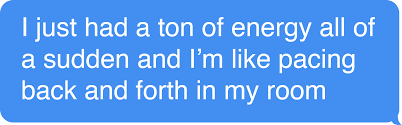
#> input picture OCR Images/OCR Image 1.png, 402 x 125 px, found by its file name; its folder holds 5 pictures in this run
$ jupyter execute --allow-errors Ateva.ipynb
#> lines starting #> are read from the running program, lines starting #| are printed output that depends on the picture; after the words box and inside, x2 and y2 are one past the last pixel; in counts of white or black regions, pixels touching at a corner belong together
[cell 1]
from __future__ import division
from random import *
import re
import cv2
import numpy as np
import os
import glob
import pytesseract
from PIL import Image
import matplotlib.image as mpimg
from pytesseract import Output
from matplotlib import pyplot as plt

[cell 2]
IMG_DIR = 'OCR Image/'
pytesseract.pytesseract.tesseract_cmd = 'C:/Program Files/Tesseract-OCR/tesseract'
TESSDATA_PREFIX = 'C:/Program Files/Tesseract-OCR'

[cell 3]
# get grayscale image
def get_grayscale(image):
    return cv2.cvtColor(image, cv2.COLOR_BGR2GRAY)

# noise removal
def remove_noise(image):
    return cv2.medianBlur(image,5)

#thresholding
def thresholding(image):
    return cv2.threshold(image, 0, 255, cv2.THRESH_BINARY + cv2.THRESH_OTSU)[1]

#dilation
def dilate(image):
    kernel = np.ones((5,5),np.uint8)
    return cv2.dilate(image, kernel, iterations = 1)

#erosion
def erode(image):
    kernel = np.ones((5,5),np.uint8)
    return cv2.erode(image, kernel, iterations = 1)

#opening - erosion followed by dilation
def opening(image):
    kernel = np.ones((5,5),np.uint8)
    return cv2.morphologyEx(image, cv2.MORPH_OPEN, kernel)

#canny edge detection
def canny(image):
    return cv2.Canny(image, 100, 200)

#skew correction
def deskew(image):
    coords = np.column_stack(np.where(image > 0))
    angle = cv2.minAreaRect(coords)[-1]
    if angle < -45:
        angle = -(90 + angle)
    else:
        angle = -angle
    (h, w) = image.shape[:2]
    center = (w // 2, h // 2)
    M = cv2.getRotationMatrix2D(center, angle, 1.0)
    rotated = cv2.warpAffine(image, M, (w, h), flags=cv2.INTER_CUBIC, borderMode=cv2.BORDER_REPLICATE)
    return rotated

#template matching
def match_template(image, template):
    return cv2.matchTemplate(image, template, cv2.TM_CCOEFF_NORMED)

[cell 4]
files = glob.glob ("OCR Images/*.png")
for myFile in files:
    print(myFile)

files = glob.glob ("OCR Images/*.jpg")
for myFile in files:
    print(myFile)

files = glob.glob ("OCR Images/*.jfif")
for myFile in files:
    print(myFile)

[cell 5]
image = cv2.imread("OCR Images\OCR Image 1.png")
#> image is the input picture: shape (125, 402, 3); mean B, G, R 242.8, 158, 92.2
plt.imshow(image)
b,g,r = cv2.split(image)
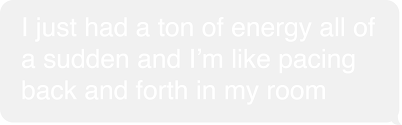
#> b: shape (125, 402); min 239, max 255, mean 242.8
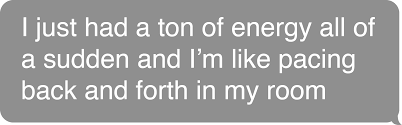
#> g: shape (125, 402); min 126, max 255, mean 158
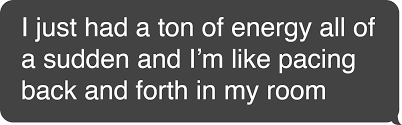
#> r: shape (125, 402); min 16, max 255, mean 92.2
rgb_img = cv2.merge([r,g,b])
plt.imshow(rgb_img)
plt.title('ORIGINAL IMAGE')
plt.show()
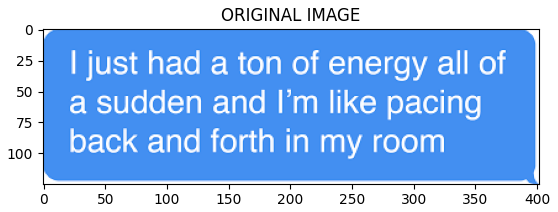
#> figure drawn by matplotlib, 1 panel; B, G, R data is drawn as R, G, B

[cell 6]
gray = get_grayscale(image)
thresh = thresholding(gray)
#> in thresholding, `return cv2.threshold(image, 0, 255, cv2.THRESH_BINARY + cv2.THRESH_OTS..`:
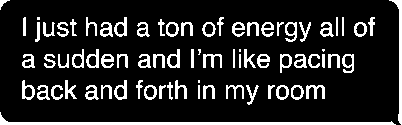
#> returned value: shape (125, 402); 15% white; 75 white regions (5 under 20 px), largest, box (x1, y1, x2, y2) and area: (0, 112, 396, 125) 1217, (389, 0, 402, 125) 414, (306, 85, 325, 99) 144
opening = opening(gray)
#> in opening, `return cv2.morphologyEx(image, cv2.MORPH_OPEN, kernel)`:
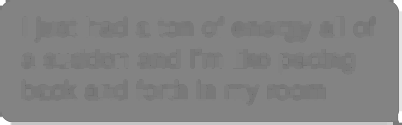
#> returned value: shape (125, 402); min 106, max 255, mean 131.4
canny = canny(gray)
#> in canny, `return cv2.Canny(image, 100, 200)`:
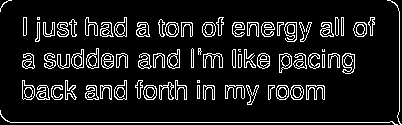
#> returned value: shape (125, 402); 10.8% white in thin lines or dots
images = {'gray': gray,
          'thresh': thresh,
          'opening': opening,
          'canny': canny}

[cell 7]
fig = plt.figure(figsize=(13,13))
ax = []

rows = 2
columns = 2
keys = list(images.keys())
#> keys = ['gray', 'thresh', 'opening', 'canny']
for i in range(rows*columns):
    ax.append( fig.add_subplot(rows, columns, i+1) )
    ax[-1].set_title('Original - ' + keys[i])
    plt.imshow(images[keys[i]], cmap='gray')
#> after the loop, ax = 4 items

[cell 8]
custom_config = '--oem 3 --psm 6'
print('-----------------------------------------')
print('TESSERACT OUTPUT --> ORIGINAL IMAGE')
print('-----------------------------------------')
print(pytesseract.image_to_string(image, config=custom_config))
#> (this line was passed over: pytesseract is not available in this run)
print('\n-----------------------------------------')
print('TESSERACT OUTPUT --> THRESHOLDED IMAGE')
print('-----------------------------------------')
print(pytesseract.image_to_string(image, config=custom_config))
#> (this line was passed over: pytesseract is not available in this run)
print('\n-----------------------------------------')
print('TESSERACT OUTPUT --> OPENED IMAGE')
print('-----------------------------------------')
print(pytesseract.image_to_string(image, config=custom_config))
#> (this line was passed over: pytesseract is not available in this run)
print('\n-----------------------------------------')
print('TESSERACT OUTPUT --> CANNY EDGE IMAGE')
print('-----------------------------------------')
print(pytesseract.image_to_string(image, config=custom_config))
#> (this line was passed over: pytesseract is not available in this run)
